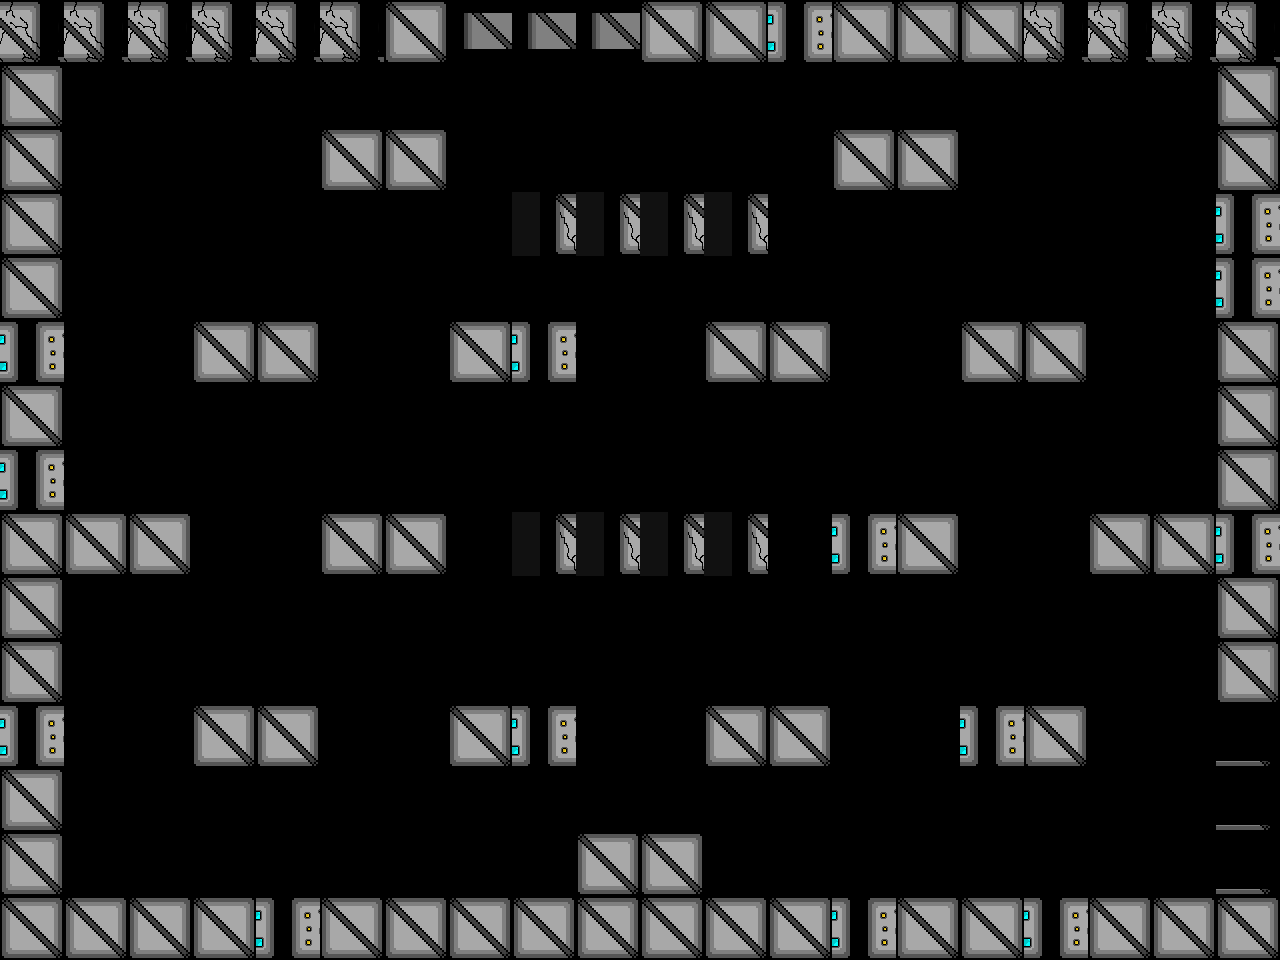

The image is a tile-based game level rendered from a .tmx file. Its description and source (layers, tilesets, objects; grid data summarised) follow:
An orthogonal 20x15 tile map with 64x64 px tiles, 1 tile layer (Tile Layer 2) and 9 objects (4x Assassin, 2x Newborn, ScrollingBackground, Player, HealthUp).

<map version="1.0" tiledversion="1.0.3" orientation="orthogonal" renderorder="right-down" width="20" height="15" tilewidth="64" tileheight="64" nextobjectid="93">
 <properties>
  <property name="assassin" value="assets/assasin_rightLeftSpritesheet_Champion.png" />
  <property name="backgroundEasy" value="assets/backgroundEasy.png" />
  <property name="backgroundHard" value="assets/backgroundHard.png" />
  <property name="backgroundMedium" value="assets/backgroundMedium.png" />
  <property name="boss" value="assets/boss.png" />
  <property name="bossexplosion" value="assets/bossexplosion.png" />
  <property name="damageUp" value="assets/metalBoxCoin.png" />
  <property name="explosion" value="assets/explosion.png" />
  <property name="firingRateUp" value="assets/metalBoxCoin.png" />
  <property name="healthUp" value="assets/metalBoxHeart.png" />
  <property name="largeexplosion" value="assets/largeexplosion.png" />
  <property name="loading" value="assets/loading.png" />
  <property name="moveSpeedUp" value="assets/metalBoxCoin.png" />
  <property name="newborn" value="assets/newborn_spritesheet(h54_w62)Champion.png" />
  <property name="player" value="assets/playerSpriteSheetTemp.png" />
  <property name="reward" value="assets/reward1.png" />
  <property name="smallexplosion" value="assets/smallexplosion.png" />
  <property name="uno" value="assets/uno_Static_Champion.png" />
 </properties>
 <tileset firstgid="1" name="blocks1" tilewidth="64" tileheight="64" tilecount="14" columns="14">
  <image source="blocks1.png" width="900" height="64" />
 </tileset>
 <objectgroup color="#00ff00" name="Object Layer 1">
  <object id="59" name="Background" type="ScrollingBackground" x="0" y="0" width="64" height="64">
   <properties>
    <property name="numFrames" value="1" />
    <property name="textureHeight" value="960" />
    <property name="textureID" value="backgroundHard" />
    <property name="textureWidth" value="1280" />
   </properties>
  </object>
  <object id="55" name="Player1" type="Player" x="1133.03" y="418.579" width="34" height="64">
   <properties>
    <property name="numFrames" value="6" />
    <property name="textureHeight" value="60" />
    <property name="textureID" value="player" />
    <property name="textureWidth" value="34" />
   </properties>
  </object>
  <object id="83" name="Assassin1" type="Assassin" x="334.5" y="202.5" width="99" height="99">
   <properties>
    <property name="numFrames" value="4" />
    <property name="textureHeight" value="100" />
    <property name="textureID" value="assassin" />
    <property name="textureWidth" value="100" />
   </properties>
  </object>
  <object id="84" name="Assassin1" type="Assassin" x="210.5" y="594.5" width="99" height="99">
   <properties>
    <property name="numFrames" value="4" />
    <property name="textureHeight" value="100" />
    <property name="textureID" value="assassin" />
    <property name="textureWidth" value="100" />
   </properties>
  </object>
  <object id="86" name="Assassin1" type="Assassin" x="844.5" y="204.5" width="99" height="99">
   <properties>
    <property name="numFrames" value="4" />
    <property name="textureHeight" value="100" />
    <property name="textureID" value="assassin" />
    <property name="textureWidth" value="100" />
   </properties>
  </object>
  <object id="89" name="Newborn1" type="Newborn" x="81" y="833" width="62" height="54">
   <properties>
    <property name="numFrames" value="2" />
    <property name="textureHeight" value="54" />
    <property name="textureID" value="newborn" />
    <property name="textureWidth" value="62" />
   </properties>
  </object>
  <object id="90" name="Assassin1" type="Assassin" x="591.833" y="594.5" width="99" height="99">
   <properties>
    <property name="numFrames" value="4" />
    <property name="textureHeight" value="100" />
    <property name="textureID" value="assassin" />
    <property name="textureWidth" value="100" />
   </properties>
  </object>
  <object id="91" name="Newborn1" type="Newborn" x="81" y="81" width="62" height="54">
   <properties>
    <property name="numFrames" value="2" />
    <property name="textureHeight" value="54" />
    <property name="textureID" value="newborn" />
    <property name="textureWidth" value="62" />
   </properties>
  </object>
  <object id="92" name="HealthUp" type="HealthUp" x="80" y="438" width="64" height="64">
   <properties>
    <property name="numFrames" value="1" />
    <property name="textureHeight" value="64" />
    <property name="textureID" value="healthUp" />
    <property name="textureWidth" value="64" />
   </properties>
  </object>
 </objectgroup>
 <layer name="Tile Layer 2" width="20" height="15">
  <properties>
   <property name="collidable" value="" />
  </properties>
  <data>[300 cells, 104 non-empty, 6 distinct tile ids]</data>
 </layer>
</map>
